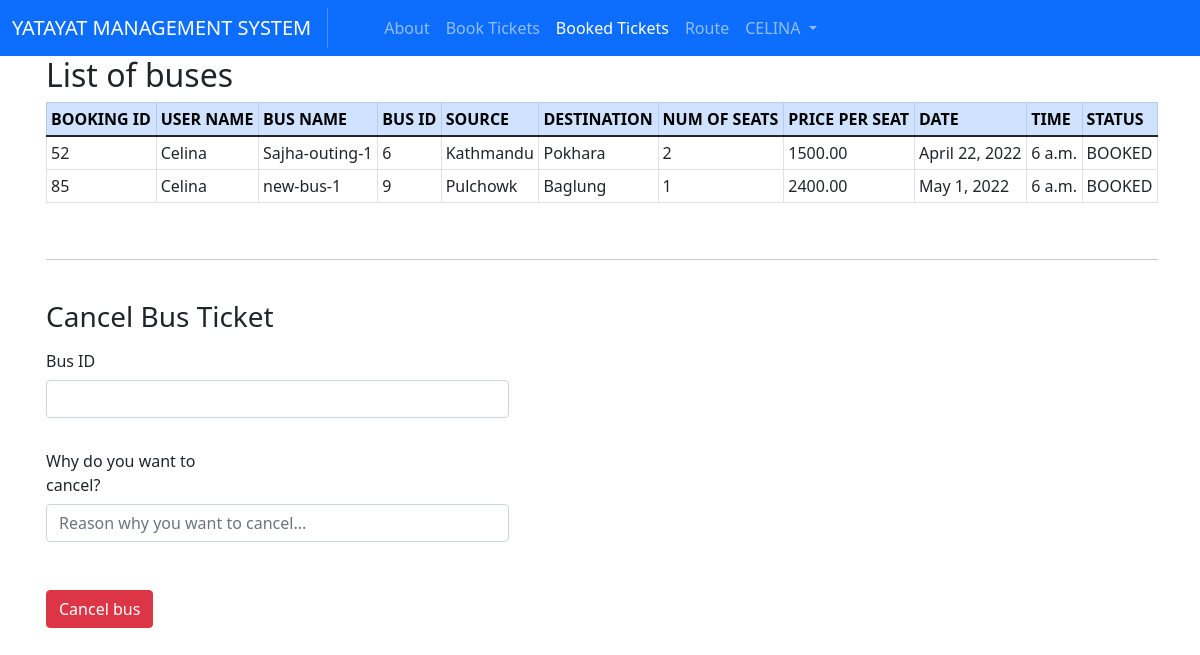
/seebookings (signed in), run on the app's committed database.
### authentication/models.py (models this page shows, shortened)
class Book(models.Model):
    BOOKED = 'B'
    CANCELLED = 'C'
    TICKET_STATUSES = ((BOOKED, 'Booked'),
                       (CANCELLED, 'Cancelled'),)
    email = models.EmailField()
    name = models.CharField(max_length=30)
    userid = models.DecimalField(decimal_places=0, max_digits=2)
    busid = models.DecimalField(decimal_places=0, max_digits=2)
    bus_name = models.CharField(max_length=30)
    source = models.CharField(max_length=30)
    dest = models.CharField(max_length=30)
    nos = models.DecimalField(decimal_places=0, max_digits=2)
    price = models.DecimalField(decimal_places=2, max_digits=6)
    date = models.DateField()
    time = models.TimeField()
    status = models.CharField(choices=TICKET_STATUSES, default=BOOKED, max_length=2)

### authentication/views.py (the view)
# urls.py: path('seebookings', views.seebookings, name="seebookings"),
@login_required(login_url='signin')
def seebookings(request,new={}):
    context = {}
    id_req = request.user.id
    booked_list = Book.objects.filter(userid=id_req)
    if booked_list:
        return render(request, 'authentication/booklist.html', locals())
    else:
        context["error"] = "Sorry no buses booked"
        return render(request, 'authentication/tickets.html', context)

### templates/authentication/booklist.html (shortened to what this page needs)
<!DOCTYPE html>
<html lang="en">
<head>
    <link href="https://cdn.jsdelivr.net/npm/bootstrap@5.1.3/dist/css/bootstrap.min.css" rel="stylesheet">
</head>
<body>
    <nav class="navbar navbar-expand-lg navbar-dark bg-primary">
        <div class="container-fluid">
            <a class="navbar-brand" href="#"> YATAYAT MANAGEMENT SYSTEM </a>
            <div class="collapse navbar-collapse" id="navbarNavAltMarkup">
                <ul class="navbar-nav">
                    <li class="nav-item">
                        <a class="nav-link" href="about">About</a>
                    </li>
                    <li class="nav-item">
                        <a class="nav-link" href="tickets">Book Tickets</a>
                    </li>
                    <li class="nav-item">
                        <a class="nav-link active" aria-current="page" href="#">Booked Tickets</a>
                    </li>
                    <li class="nav-item">
                        <a class="nav-link" href="routes">Route</a>
                    </li>
                    <li class="nav-item dropdown">
                        <a class="nav-link dropdown-toggle text-uppercase" href="#" id="navbarDropdownMenuLink" role="button" data-bs-toggle="dropdown" aria-expanded="false">
                            {{ user.username }}
                        </a>
                    </li>
                </ul>
            </div>
        </div>
    </nav>
    <main class="container d-flex">
        <div class="align-items-center flex-fill ms-sm-1 my-sm-0 my-4 position-relative">
            <h2>List of buses</h2>
            <table class="table table-bordered table-sm">
                <thead class="table-primary">
                    <th>BOOKING ID</th>
                    <th>USER NAME</th>
                    <th>BUS NAME</th>
                    <th>BUS ID</th>
                    <th>SOURCE</th>
                    <th>DESTINATION</th>
                    <th>NUM OF SEATS</th>
                    <th>PRICE PER SEAT</th>
                    <th>DATE</th>
                    <th>TIME</th>
                    <th>STATUS</th>
                </thead>
                {% for row in booked_list %}
                <tr>
                    <td>{{row.id}}</td>
                    <td>{{row.name}}</td>
                    <td>{{row.bus_name}}</td>
                    <td>{{row.busid}}</td>
                    <td>{{row.source}}</td>
                    <td>{{row.dest}}</td>
                    <td>{{row.nos}}</td>
                    <td>{{row.price}}</td>
                    <td>{{row.date}}</td>
                    <td>{{row.time}}</td>
                    <td>{{row.status}}</td>
                </tr>
                {% endfor %}
            </table>
            <br><hr><br>
            <form action="{% url 'cancellings' %}" method="POST">
                <h3> Cancel Bus Ticket </h3>
                <div class="col-auto">
                    <label for="" class="col-2 col-form-label">Bus ID</label>
                    <div class="col-5">
                        <input name='bus_id' class="form-control" type="number" min="1" required>
                    </div>
                    <br>
                    <label for="" class="col-2 col-form-label">Why do you want to cancel?</label>
                    <div class="col-5">
                        <input name='reason' class="form-control" type="text" placeholder="Reason why you want to cancel..." required>
                    </div>
                </div>
                <br>
                <br>
                <div class="pull-right">
                    <button type="submit" class="btn btn-danger float-left">Cancel bus</button>
                </div>
        </div>
    </main>
</body>
</html>

### data on the page
Book: id "52", name "Celina", bus_name "Sajha-outing-1", busid "6", source "Kathmandu", dest "Pokhara", nos "2", price "1500.00", date "April 22, 2022", time "6 a.m.", status "BOOKED"
Book: id "85", name "Celina", bus_name "new-bus-1", busid "9", source "Pulchowk", dest "Baglung", nos "1", price "2400.00", date "May 1, 2022", time "6 a.m.", status "BOOKED"

### other printed values
{{ user.username }} "CELINA"
